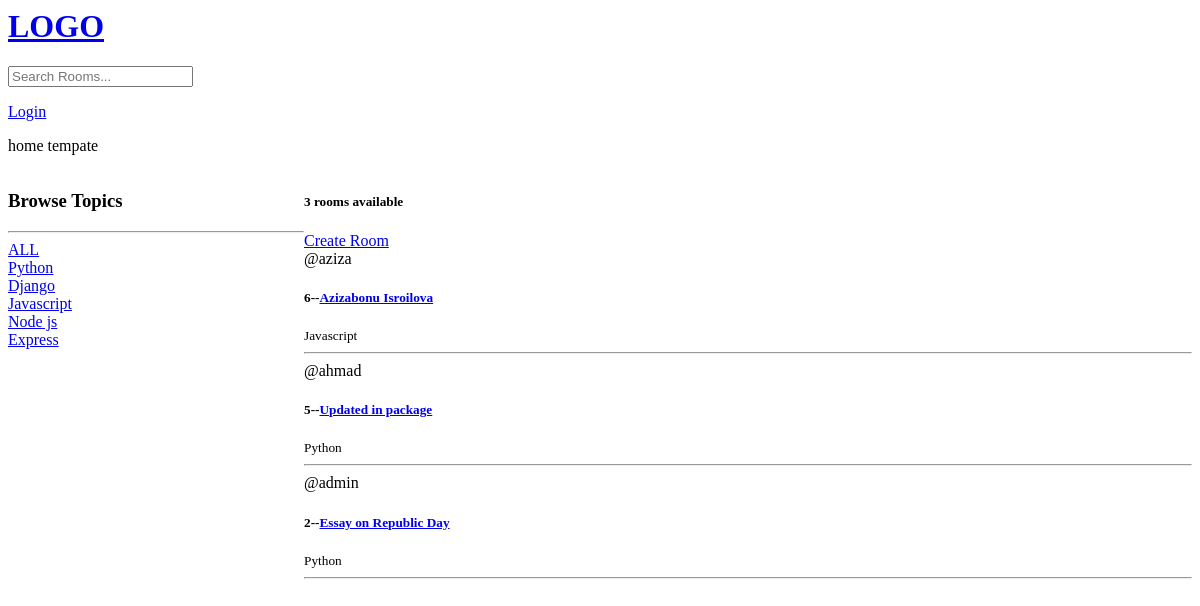
Before: / with the older database file.
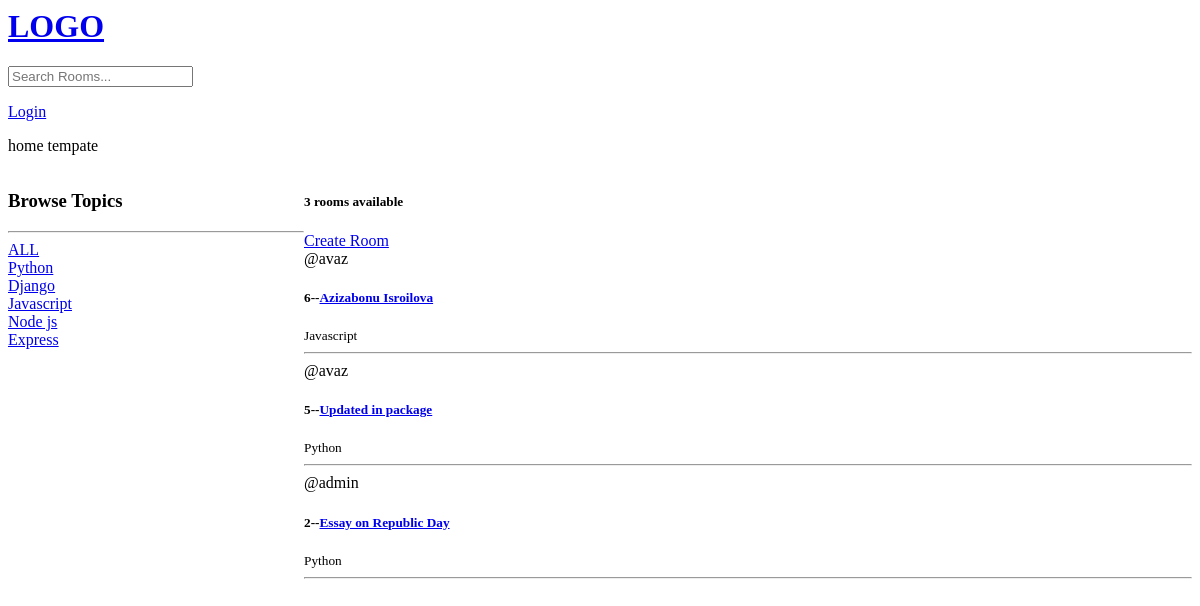
After: the same page with the newer database file.
### base/models.py (models this page shows, shortened)
class Room(models.Model):
    host = models.ForeignKey(User, on_delete=models.SET_NULL, null=True)
    topic = models.ForeignKey(Topic, on_delete=models.SET_NULL, null=True)
    name = models.CharField(max_length=200)
    description = models.TextField(null=True, blank=True)
    participants = models.ManyToManyField(User, related_name='participants', blank=True)
    updated = models.DateTimeField(auto_now=True) #auto_now=dynamic value
    created = models.DateTimeField(auto_now_add=True) # auto_now_add = static value
    class Meta:
        ordering = ['-updated', '-created']

class Topic(models.Model):
    name=models.CharField(max_length=200)

### base/views.py (the view)
# urls.py: path('', views.home, name='home'),
def home(request):
    q = request.GET.get('q') if request.GET.get('q') != None else ''
    rooms = Room.objects.filter(
        Q(topic__name__icontains=q) |
        Q(name__icontains=q) |
        Q(description__icontains=q))  # filtering the room name by q that is in the url
    room_count = rooms.count()
    topics = Topic.objects.all()
    context = {'rooms' : rooms,
               'topics': topics,
               'room_count': room_count
               }
    return render(request, 'base/home.html', context)

### base/templates/base/home.html (shortened to what this page needs)
{% include 'navbar.html' %}
{% block content %}
<p>home tempate</p>
<div class="home-container">
    <div>
        <h3>Browse Topics</h3>
        <hr>
        <div>
            <a href="{% url 'home' %}">ALL</a>
        </div>
        {% for topic in topics%}
            <div>
                <a href="{% url 'home' %}?q={{topic.name}}">{{topic.name}}</a>
            </div>
        {% endfor %}
    </div>
    <div>
        <h5>{{room_count}} rooms available</h5>
        <a href="{% url 'create-room' %}">Create Room</a>
        <div>
            {% for room in rooms %}
            <div>
                <span>@{{room.host.username}}</span>
                <h5>{{room.id}}--<a href="{% url 'room' room.id %}">{{room.name}}</a></h5>
            </div>
            <small>{{room.topic.name}}</small>
            <hr>
            {% endfor %}
        </div>
    </div>
</div>
{% endblock  %}

Changed rows visible on the page:
changed Room "Azizabonu Isroilova": host.username "aziza" → "avaz"
changed Room "Updated in package": host.username "ahmad" → "avaz"
